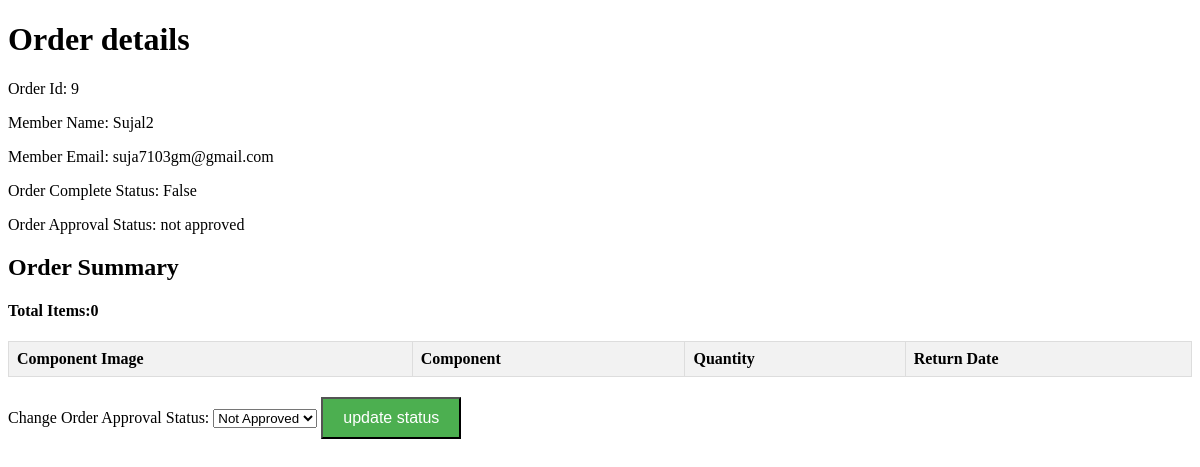
The page /orders/9 on the database as committed earlier.
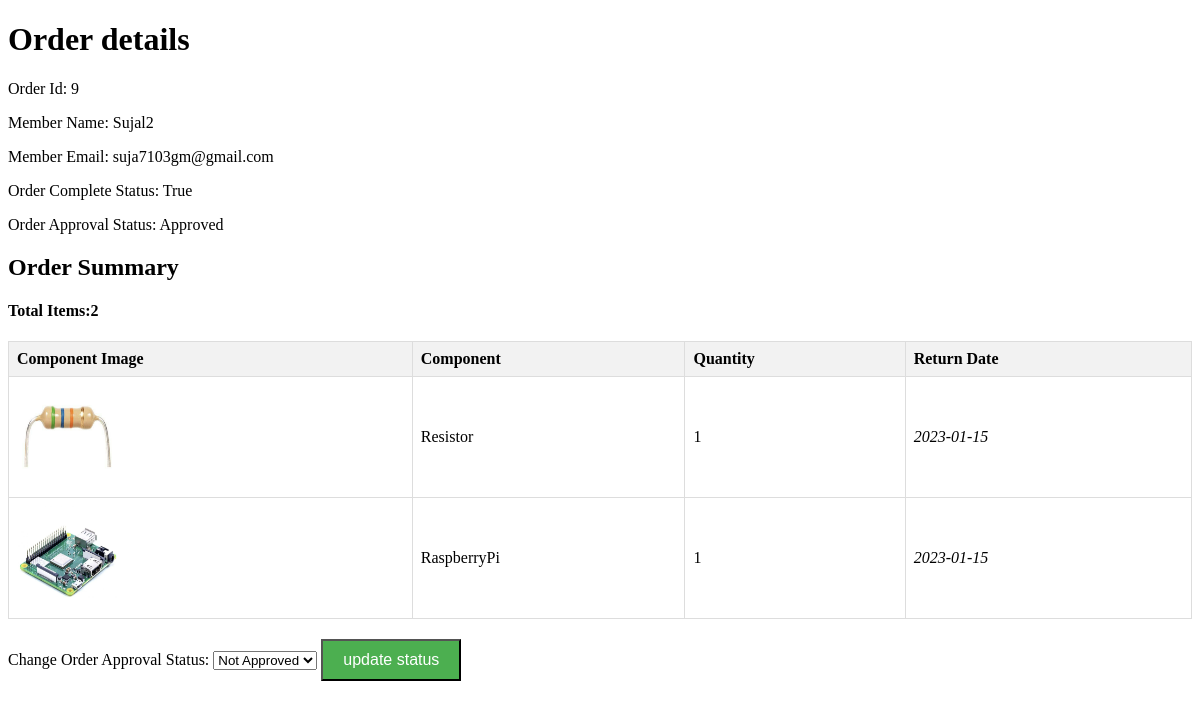
The same page on the database as committed later.
### home/models.py (models this page shows, shortened)
class Order(models.Model):
    member = models.ForeignKey(Member, on_delete=models.SET_NULL, blank=True, null=True, related_name='member')
    complete = models.BooleanField(default=False, null=True, blank=False)
    date_ordered = models.DateTimeField(auto_now_add=True)
    timeExpiry = models.DateTimeField(auto_now_add=True)
    approval = models.CharField(max_length=20, default='not approved', choices=[('approved', 'Approved'), ('not approved', 'Not Approved')])
    @property
    def get_cart_items(self):
        orderitems = self.orderitem_set.all()
        total = sum([item.quantity for item in orderitems])
        return total

class Member(models.Model):
    user = models.OneToOneField(User, on_delete=models.CASCADE, null=True, blank=True, related_name='member')
    name = models.CharField(max_length=50, null=True)
    email = models.CharField(max_length=50, null=True)
    isMember = models.BooleanField(default=False)
    otp_secret = models.CharField(max_length=16, blank=True, null=True)
    otp_created_at = models.DateTimeField(blank=True, null=True)

class OrderItem (models.Model):
    component = models.ForeignKey (Component, on_delete=models. SET_NULL, null=True)
    order = models.ForeignKey (Order, on_delete=models. SET_NULL, null=True)
    quantity = models.IntegerField(default=0, null=True, blank=True)
    date_added = models.DateTimeField (auto_now_add=True)

class Component(models.Model):
    CATEGORY_CHOICES = [
        ('Electronic Component', 'Electronic Component'),
        ('Sensors', 'Sensors'),
        ('Development Boards', 'Development Boards'),
        ('Motors', 'Motors'),
    ]
    name = models.CharField (max_length=200, null=True)
    image = models.ImageField(null=True,blank=True)
    description = models.CharField(max_length=500,null=True)
    stockQunatity = models.IntegerField(default=0,null=True,blank=True)
    category = models.CharField(max_length=20, choices=CATEGORY_CHOICES,null=True,blank=True)

### home/views.py (the view, shortened to what this page needs)
# urls.py: path("orders/<oid>",views.getOrder, name="getOrder"),
def getOrder(request,oid):
  order = Order.objects.get(id=oid)
  items = order.orderitem_set.all()
  context={'order':order,'items':items}
  return render(request,"home/approval.html",context)

### home/templates/home/approval.html (shortened to what this page needs)
{% load static %}
{% block content %}
<!DOCTYPE html>
<html lang="en">
<head>
</head>
<body>
    <h1>Order details</h1>
    <p>Order Id: {{order.id}}</p>
    <p>Member Name: {{order.member.name}}</p>
    <p>Member Email: {{order.member.email}}</p>
    <p>Order Complete Status: {{order.complete}}</p>
    <p>Order Approval Status: {{order.approval}}</p>
    <h2>Order Summary</h2>
    <h4>Total Items:{{order.get_cart_items}}</h4>
    <table>
        <thead>
            <tr>
                <th>Component Image</th>
                <th>Component</th>
                <th>Quantity</th>
                <th>Return Date</th>
            </tr>
        </thead>
        <tbody>
            {% for item in items %}
            <tr>
                <td><img src="/static/images/{{item.component.image}}" alt="" style="width: 100px; height: 100px;"></td>
                <td>{{item.component.name}}</td>
                <td>{{item.quantity}}</td>
                <td class="return-date">2023-01-15</td>
            </tr>
            {% endfor %}
        </tbody>
    </table>
    <form action="" method="post">
        <label for="orderStatus">Change Order Approval Status:</label>
        <select name="status" id="Orderstatus">
        <option value="Not Approved">Not Approved</option>
        </select>
        <button type="submit" class="checkout-btn" id="status">update status</button>
    </form>
</body>
</html>
{% endblock %}

### home/templates/home/approval.html (style rules this page uses)
table { width: 100%; border-collapse: collapse; margin-top: 20px; }
th, td { border: 1px solid #ddd; padding: 8px; text-align: left; }
th { background-color: #f2f2f2; }
.return-date { font-style: italic; }
.checkout-btn { background-color: #4CAF50; color: white; padding: 10px 20px; text-align: center; text-decoration: none; display: inline-block; font-size: 16px; margin-top: 20px; cursor: pointer; }

Rows that differ between the two databases and show on the page:
changed Order "Sujal2": complete "False" → "True"; approval "not approved" → "Approved"; get_cart_items "0" → "2"
added OrderItem: component.image (picture), component.name "Resistor", quantity "1"
added OrderItem: component.image (picture), component.name "RaspberryPi", quantity "1"
